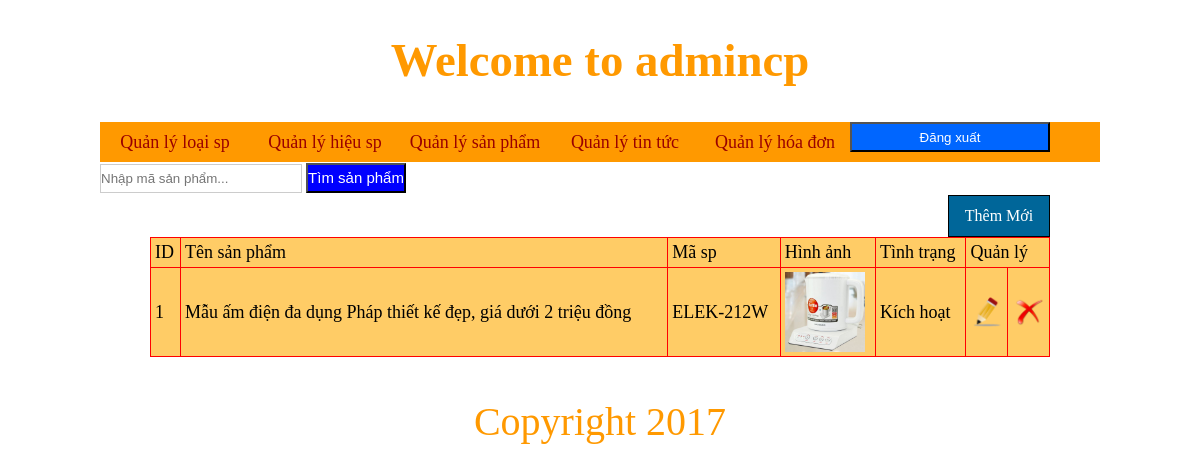
Page /admincp/index.php?quanly=tintuc&ac=lietke (signed in) on the committed database.
### tables this page shows
CREATE TABLE IF NOT EXISTS `tintuc` (
`idtintuc` int(11) NOT NULL,
  `tentintuc` tinytext NOT NULL,
  `matin` varchar(100) NOT NULL,
  `hinhanh` varchar(100) NOT NULL,
  `noidung` longtext NOT NULL,
  `tinhtrang` varchar(100) NOT NULL
);

### admincp/modules/quanlytintuc/lietke.php (the view)
<?php
	$sql_lietkesp="select * from tintuc
	 order by tintuc.idtintuc desc ";
	$row_lietkesp=mysql_query($sql_lietkesp);
?>
<div class="button_themsp">
<a href="index.php?quanly=tintuc&ac=them">Thêm Mới</a>
</div>
<table width="100%" border="1">
  <tr>
    <td>ID</td>
    <td>Tên sản phẩm</td>
    <td>Mã sp</td>
    <td>Hình ảnh</td>
    <td>Tình trạng</td>
    <td colspan="2">Quản lý</td>
  </tr>
  <?php
  $i=1;
  while($dong=mysql_fetch_array($row_lietkesp)){
  ?>
  <tr>
    <td><?php  echo $i;?></td>
    <td><?php echo $dong['tentintuc'] ?></td>
    <td><?php echo $dong['matin'] ?></td>
    <td><img src="modules/quanlytintuc/uploads/<?php echo $dong['hinhanh'] ?>" width="80" height="80" /></td>
    <td><?php $sql_tinhtrang = "select tinhtrang from tintuc";
	$row_tinhtrang = mysql_query($sql_tinhtrang);
	$dong_tinhtrang=mysql_fetch_array($row_tinhtrang);
	if($dong_tinhtrang['tinhtrang'] == 1 ){
		echo 'Kích hoạt';
	}elseif($dong_tinhtrang['tinhtrang'] ==2){
		echo 'Không kích hoạt';
	}
    ?></td>
    <td><a  href="index.php?quanly=tintuc&ac=sua&id=<?php echo $dong['idtintuc'] ?>"><center><img src="../imgs/edit.png" width="30" height="30" /></center></a></td>
    <td><a class="delete_link" href="modules/quanlytintuc/xuly.php?id=<?php echo $dong['idtintuc']?>"><center><img src="../imgs/delete.png" width="30" height="30" /></center></a></td>
  </tr>
  <?php
  $i++;
  }
  ?>
</table>

### admincp/style/css.css (style rules this page uses)
body { background:#fff; }
* { padding:0; margin:0; }
table { border-collapse:collapse; width:100%; background-color:#FC6; border:1px solid #F00; }
table tr td { color:#000; font-size:18px; padding:4px; }
.button_themsp { width:100px; height:40px; border:1px solid #000; text-align:center; background:#069; line-height:40px; color:#fff; float:right; }
.button_themsp a { color:#fff; display:block; text-decoration:none; }

### rows in the picture
tintuc: tentintuc "Mẫu ấm điện đa dụng Pháp thiết kế đẹp, giá dưới 2 triệu đồng", matin "ELEK-212W", hinhanh (picture), tinhtrang "Kích hoạt"
